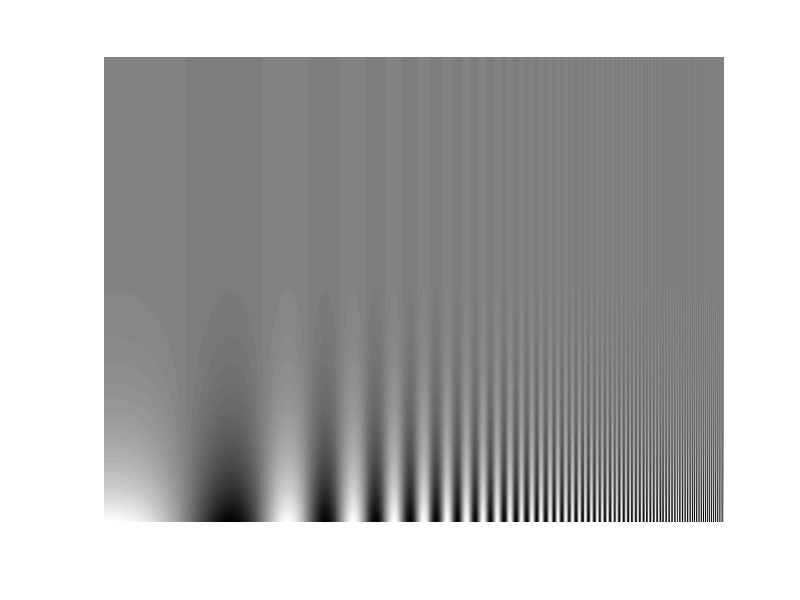

Write MATLAB code to recreate this figure.
% demoMonoCSF

% Draws a variant of a Campbell-Robson CSF chart using a Bits++.

% -----------------------------------------------------------------------------

% This demonstration illustrates the use of the high bit depth drawing modes

% available on the Bits++ to display (a variant of) the Campbell-Robson

% Contrast Sensitivity Function chart. This particular demo uses the high

% bit depth mono drawing mode. (14bitGreyScaleMode). Another similar

% demonstration is available that uses the high resolution colour mode

% (42bitColourMode).

%

% View the source code for this file for pointers on how to use the high bit

% depth mono drawing mode.



% Please be aware that in this source description, some of the CSF chart

% parameters have been modified to improve it's appearance on screen.

% Please do not rely on this file as a reference for how to produce a CSF

% chart.



% originally written by wp for Visage

% converted to Bits++ and OSX Psychtoolbox by ejw



clear; close all


% 
% % Define screen
% 
% whichScreen=max(Screen('Screens'));
% 
% 
% 
% % Find the color values which correspond to white and black.  Though on OS
% 
% % X we currently only support true color and thus, for scalar color
% 
% % arguments,
% 
% % black is always 0 and white 255, this rule is not true on other platforms will
% 
% % not remain true on OS X after we add other color depth modes.  
% 
% white=WhiteIndex(whichScreen);
% 
% black=BlackIndex(whichScreen);
% 
% gray=GrayIndex(whichScreen);

white = 255; 
black = 0; 
gray = 127.5;


% Open up the a window on the screen.

% This is done by calling the Screen function of the Psychophysics

% Toolbox. We need to open the onscreen window first, so that

% the offscreen storage allocated subsequently is properly

% matched to the onscreen frame buffer.

%[window,screenRect] = Screen('OpenWindow',whichScreen,128,[],32,2);



% THE FOLLOWING STEP IS IMPORTANT.

% make sure the graphics card LUT is set to a linear ramp

% (else the encoded data will not be recognised by Bits++).

% There is a bug with the underlying OpenGL function, hence the scaling 0 to 255/256.  

% This demo will not work using a default gamma table in the graphics card,

% or even if you set the gamma to 1.0, due to this bug.

% This is NOT a bug with Psychtoolbox!

%Screen('LoadNormalizedGammaTable',window,linspace(0,(255/256),256)'*ones(1,3));



% draw a gray background on front and back buffers
% 
% Screen('FillRect',window, gray);
% 
% Screen('Flip', window);
% 
% Screen('FillRect',window, gray);
% 


% =================================================================

% CODE NEEDED HERE !

% "linear_lut" should be replaced here with one giving the inverse

% characteristic of the monitor.

% =================================================================

% restore the Mono++ overlay LUT to a linear ramp

%linear_lut =  repmat(round(linspace(0, 2^16 -1, 256))', 1, 3);

%BitsPlusSetClut(window,linear_lut);



% find out how big the window is

%[POINTS_ACROSS, POINTS_DOWN]=Screen('WindowSize', window);

POINTS_ACROSS = 1280;
POINTS_DOWN = 960;

% ===========================

% DEFINE SPATIAL FREQUENCY GP

% ===========================

SF_LOW        = 1.5;

SF_HIGH       = 400;

SF_BASE       = (SF_HIGH/SF_LOW) .^ (1/POINTS_ACROSS); % base

SF_POW        = [1:POINTS_ACROSS];                     % power

SF_FORM       = SF_BASE .^ SF_POW;                     % functional form

SF_MUL        = (SF_LOW/SF_BASE);                      % scaling factor

SF_VALU       = SF_FORM * SF_MUL;                      % values



% ==================

% DEFINE CONTRAST GP

% ==================

CT_LOW      = 1/1024;

CT_HIGH     = 1;

CT_BASE     = (CT_HIGH/CT_LOW) .^ (1/POINTS_DOWN); % base

CT_POW      = [1:POINTS_DOWN];                     % power

CT_FORM     = CT_BASE .^ CT_POW;                   % functional form

CT_MUL      = (CT_LOW/CT_BASE);                    % scaling factor

CT_VALU     = CT_FORM .* CT_MUL;                   % values



% ============================

% FORM IMAGE FROM PROGRESSIONS

% ============================

[XGRID,YGRID] = meshgrid(sin(SF_VALU),CT_VALU); % CT & SF are orthogonal

IMAGE         = XGRID .* YGRID;                 % contrast modulates amplitude

IMAGE         = (IMAGE + 1) / 2;                % map values to between 0 and 1.



% ==================================================================

% CODE NEEDED HERE !

% "IMAGE" should be corrected here for the inverse characteristic of

% the monitor.

% ================================================================== 



% encode the image in mono++ format

%encoded_image = BitsPlusPackMonoImage(IMAGE*((2^16)-1));

  

% put the csf chart image up on the back buffer

figure; imshow(IMAGE); 


% Screen('PutImage', window, IMAGE);
% 
% 
% 
% % make the make buffer current during the next blanking period
% 
% Screen(window,'Flip');
% 
% 
% 
% fprintf('Displaying CSF chart, hold a key to exit \n');
% 
% 
% 
% while(~KbCheck)
% 
% end;    


% 
% % if the system only has one screen, set the LUT in Bits++ to a linear ramp
% 
% % if the system has two or more screens, then blank the screen.
% 
% if (whichScreen == 0)
% 
%     % =================================================================
% 
%     % CODE NEEDED HERE !
% 
%     % "linear_lut" should be replaced here with one giving the inverse
% 
%     % characteristic of the monitor.
% 
%     % =================================================================    
% 
%     % restore the Mono++ overlay LUT to a linear ramp
% 
%     %linear_lut =  repmat(round(linspace(0, 2^16 -1, 256))', 1, 3);
% 
%  %   BitsPlusSetClut(window,linear_lut);
% 
%     
% 
%     % draw a gray background on front and back buffers to clear out any old LUTs
% 
%     Screen('FillRect',window, gray);
% 
%     Screen('Flip', window);
% 
%     Screen('FillRect',window, gray);
% 
%     Screen('Flip', window);
% 
% 
% 
%     % Close the window.
% 
%     Screen('CloseAll');    
% 
% else
% 
%     % Blank the screen (zero the Mono++ overlay LUT),
% 
%     % - doesn't actually quite blank the screen.
% 
% %    BitsPlusSetClut(window,zeros(256,3));
% 
% 
% 
%     % draw a black background on front and back buffers to clear out any old LUTs
% 
%     Screen('FillRect',window, black);
% 
%     Screen('Flip', window);
% 
%     Screen('FillRect',window, black);
% 
%     Screen('Flip', window);
% 
% 
% 
%     Screen('CloseAll');
% 
% end
% 
